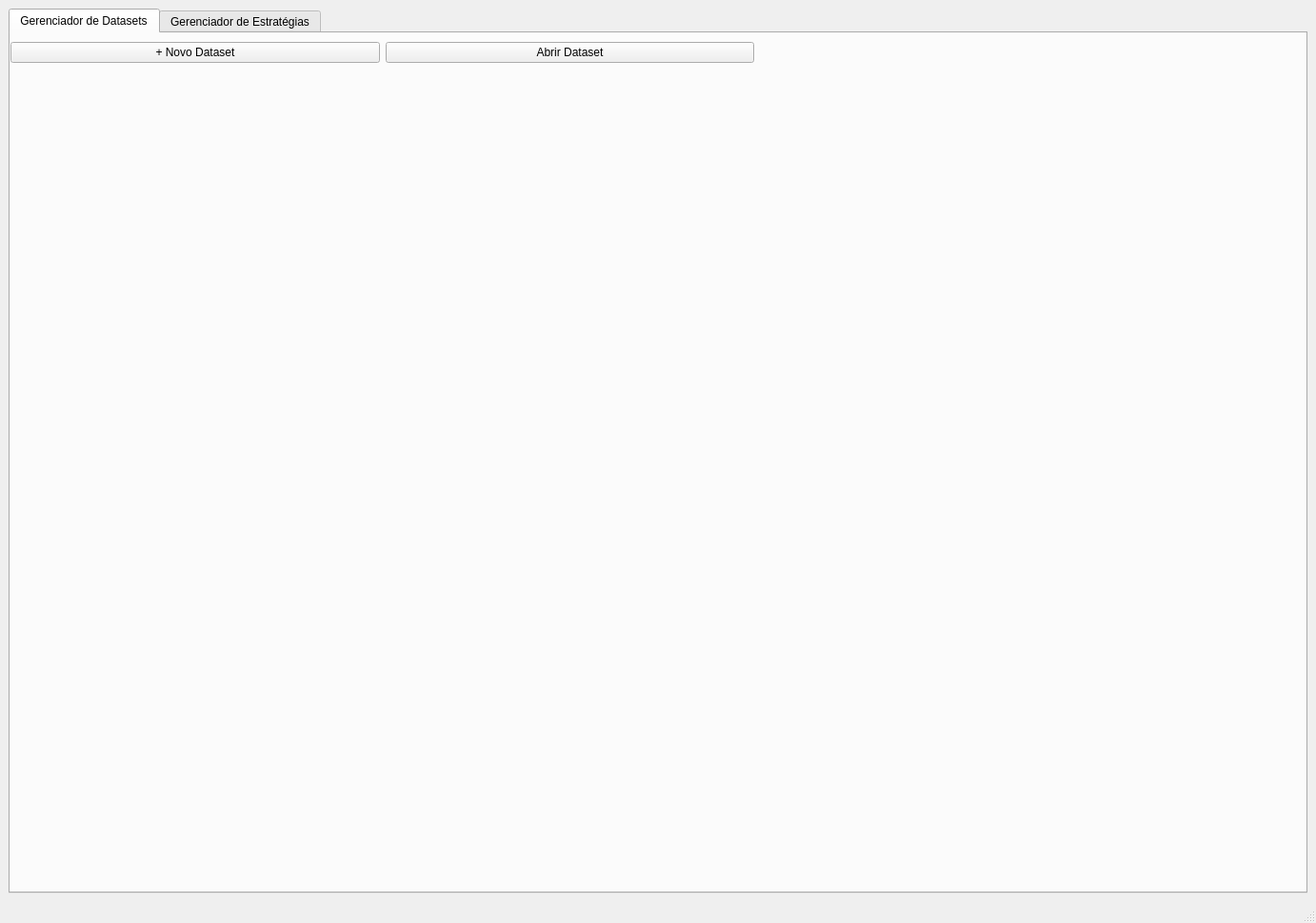
<?xml version="1.0" encoding="UTF-8"?>
<ui version="4.0">
 <class>MainWindow</class>
 <widget class="QMainWindow" name="MainWindow">
  <property name="geometry">
   <rect>
    <x>0</x>
    <y>0</y>
    <width>1382</width>
    <height>969</height>
   </rect>
  </property>
  <property name="windowTitle">
   <string>FaceAudit</string>
  </property>
  <widget class="QWidget" name="centralwidget">
   <layout class="QVBoxLayout" name="verticalLayout">
    <item>
     <widget class="QTabWidget" name="tabWidget">
      <property name="currentIndex">
       <number>0</number>
      </property>
      <widget class="QWidget" name="datasets">
       <attribute name="title">
        <string>Gerenciador de Datasets</string>
       </attribute>
       <widget class="QWidget" name="gridLayoutWidget">
        <property name="geometry">
         <rect>
          <x>0</x>
          <y>-30</y>
          <width>781</width>
          <height>101</height>
         </rect>
        </property>
        <layout class="QGridLayout" name="gridLayout">
         <item row="0" column="0">
          <widget class="QPushButton" name="btnAbrirNovo">
           <property name="text">
            <string>+ Novo Dataset</string>
           </property>
          </widget>
         </item>
         <item row="0" column="1">
          <widget class="QPushButton" name="pushButton_open_dataset">
           <property name="text">
            <string>Abrir Dataset</string>
           </property>
          </widget>
         </item>
        </layout>
       </widget>
      </widget>
      <widget class="QWidget" name="tab_2">
       <attribute name="title">
        <string>Gerenciador de Estratégias</string>
       </attribute>
      </widget>
     </widget>
    </item>
   </layout>
  </widget>
  <widget class="QMenuBar" name="menubar">
   <property name="geometry">
    <rect>
     <x>0</x>
     <y>0</y>
     <width>1382</width>
     <height>22</height>
    </rect>
   </property>
  </widget>
  <widget class="QStatusBar" name="statusbar"/>
  <action name="actionNovo_Dataset">
   <property name="text">
    <string>Novo Dataset</string>
   </property>
  </action>
  <action name="actionAbrir_Dataset">
   <property name="text">
    <string>Abrir Dataset</string>
   </property>
  </action>
  <action name="actionNovo_Pipeline">
   <property name="text">
    <string>Novo Pipeline</string>
   </property>
  </action>
  <action name="actionEditar_Pipeline">
   <property name="text">
    <string>Editar Pipeline</string>
   </property>
  </action>
  <action name="actionConfigurar_estrat_gia">
   <property name="text">
    <string>Configurar estratégia</string>
   </property>
  </action>
 </widget>
 <resources/>
 <connections/>
</ui>
